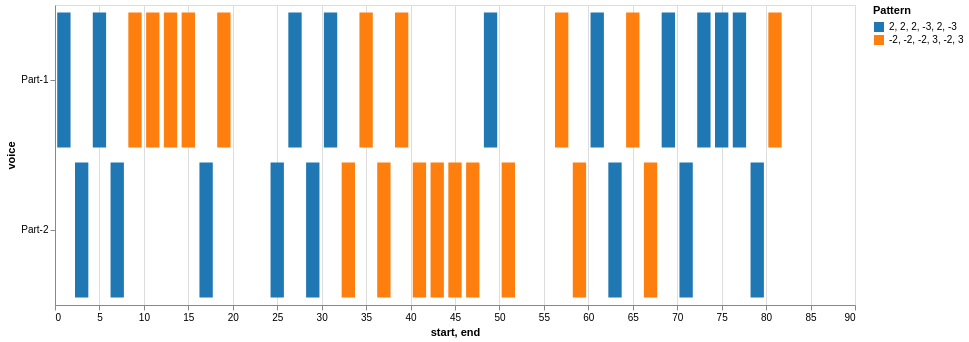

This figure's notebook cell:
### Code cell
ngram_heatmap(piece)

### Figure 1 — Vega-Lite specification as saved in the notebook (floating-point values rounded to 4 significant figures)
{"config": {"view": {"continuousWidth": 300, "continuousHeight": 300}}, "data": {"name": "data-364da4273bb2758a7fe158b24d143572"}, "mark": {"type": "bar"}, "encoding": {"color": {"field": "pattern", "legend": {"title": "Pattern"}, "scale": {"domain": ["2, 2, 2, -3, 2, -3", "-2, -2, -2, 3, -2, 3"], "range": ["#1f77b4", "#ff7f0e"]}, "type": "nominal"}, "opacity": {"condition": {"param": "param_1", "value": 1}, "value": 0.2}, "tooltip": [{"field": "start", "type": "quantitative"}, {"field": "end", "type": "quantitative"}, {"field": "pattern", "type": "nominal"}], "x": {"field": "start", "type": "quantitative"}, "x2": {"field": "end"}, "y": {"field": "voice", "sort": null, "type": "nominal"}}, "height": 300, "params": [{"name": "param_1", "select": {"type": "point", "fields": ["pattern"]}}], "width": 800, "$schema": "https://vega.github.io/schema/vega-lite/v5.16.3.json", "datasets": {"data-364da4273bb2758a7fe158b24d143572": [{"start": 0.25, "voice": "Part-1", "pattern": "2, 2, 2, -3, 2, -3", "end": 1.75, "color": "#1f77b4"}, {"start": 4.25, "voice": "Part-1", "pattern": "2, 2, 2, -3, 2, -3", "end": 5.75, "color": "#1f77b4"}, {"start": 8.25, "voice": "Part-1", "pattern": "-2, -2, -2, 3, -2, 3", "end": 9.75, "color": "#ff7f0e"}, {"start": 10.25, "voice": "Part-1", "pattern": "-2, -2, -2, 3, -2, 3", "end": 11.75, "color": "#ff7f0e"}, {"start": 12.25, "voice": "Part-1", "pattern": "-2, -2, -2, 3, -2, 3", "end": 13.75, "color": "#ff7f0e"}, {"start": 14.25, "voice": "Part-1", "pattern": "-2, -2, -2, 3, -2, 3", "end": 15.75, "color": "#ff7f0e"}, {"start": 18.25, "voice": "Part-1", "pattern": "-2, -2, -2, 3, -2, 3", "end": 19.75, "color": "#ff7f0e"}, {"start": 26.25, "voice": "Part-1", "pattern": "2, 2, 2, -3, 2, -3", "end": 27.75, "color": "#1f77b4"}, {"start": 30.25, "voice": "Part-1", "pattern": "2, 2, 2, -3, 2, -3", "end": 31.75, "color": "#1f77b4"}, {"start": 34.25, "voice": "Part-1", "pattern": "-2, -2, -2, 3, -2, 3", "end": 35.75, "color": "#ff7f0e"}, {"start": 38.25, "voice": "Part-1", "pattern": "-2, -2, -2, 3, -2, 3", "end": 39.75, "color": "#ff7f0e"}, {"start": 48.25, "voice": "Part-1", "pattern": "2, 2, 2, -3, 2, -3", "end": 49.75, "color": "#1f77b4"}, {"start": 56.25, "voice": "Part-1", "pattern": "-2, -2, -2, 3, -2, 3", "end": 57.75, "color": "#ff7f0e"}, {"start": 60.25, "voice": "Part-1", "pattern": "2, 2, 2, -3, 2, -3", "end": 61.75, "color": "#1f77b4"}, {"start": 64.25, "voice": "Part-1", "pattern": "-2, -2, -2, 3, -2, 3", "end": 65.75, "color": "#ff7f0e"}, {"start": 68.25, "voice": "Part-1", "pattern": "2, 2, 2, -3, 2, -3", "end": 69.75, "color": "#1f77b4"}, {"start": 72.25, "voice": "Part-1", "pattern": "2, 2, 2, -3, 2, -3", "end": 73.75, "color": "#1f77b4"}, {"start": 74.25, "voice": "Part-1", "pattern": "2, 2, 2, -3, 2, -3", "end": 75.75, "color": "#1f77b4"}, {"start": 76.25, "voice": "Part-1", "pattern": "2, 2, 2, -3, 2, -3", "end": 77.75, "color": "#1f77b4"}, {"start": 80.25, "voice": "Part-1", "pattern": "-2, -2, -2, 3, -2, 3", "end": 81.75, "color": "#ff7f0e"}, {"start": 2.25, "voice": "Part-2", "pattern": "2, 2, 2, -3, 2, -3", "end": 3.75, "color": "#1f77b4"}, {"start": 6.25, "voice": "Part-2", "pattern": "2, 2, 2, -3, 2, -3", "end": 7.75, "color": "#1f77b4"}, {"start": 16.25, "voice": "Part-2", "pattern": "2, 2, 2, -3, 2, -3", "end": 17.75, "color": "#1f77b4"}, {"start": 24.25, "voice": "Part-2", "pattern": "2, 2, 2, -3, 2, -3", "end": 25.75, "color": "#1f77b4"}, {"start": 28.25, "voice": "Part-2", "pattern": "2, 2, 2, -3, 2, -3", "end": 29.75, "color": "#1f77b4"}, {"start": 32.25, "voice": "Part-2", "pattern": "-2, -2, -2, 3, -2, 3", "end": 33.75, "color": "#ff7f0e"}, {"start": 36.25, "voice": "Part-2", "pattern": "-2, -2, -2, 3, -2, 3", "end": 37.75, "color": "#ff7f0e"}, {"start": 40.25, "voice": "Part-2", "pattern": "-2, -2, -2, 3, -2, 3", "end": 41.75, "color": "#ff7f0e"}, {"start": 42.25, "voice": "Part-2", "pattern": "-2, -2, -2, 3, -2, 3", "end": 43.75, "color": "#ff7f0e"}, {"start": 44.25, "voice": "Part-2", "pattern": "-2, -2, -2, 3, -2, 3", "end": 45.75, "color": "#ff7f0e"}, {"start": 46.25, "voice": "Part-2", "pattern": "-2, -2, -2, 3, -2, 3", "end": 47.75, "color": "#ff7f0e"}, {"start": 50.25, "voice": "Part-2", "pattern": "-2, -2, -2, 3, -2, 3", "end": 51.75, "color": "#ff7f0e"}, {"start": 58.25, "voice": "Part-2", "pattern": "-2, -2, -2, 3, -2, 3", "end": 59.75, "color": "#ff7f0e"}, {"start": 62.25, "voice": "Part-2", "pattern": "2, 2, 2, -3, 2, -3", "end": 63.75, "color": "#1f77b4"}, {"start": 66.25, "voice": "Part-2", "pattern": "-2, -2, -2, 3, -2, 3", "end": 67.75, "color": "#ff7f0e"}, {"start": 70.25, "voice": "Part-2", "pattern": "2, 2, 2, -3, 2, -3", "end": 71.75, "color": "#1f77b4"}, {"start": 78.25, "voice": "Part-2", "pattern": "2, 2, 2, -3, 2, -3", "end": 79.75, "color": "#1f77b4"}]}}
